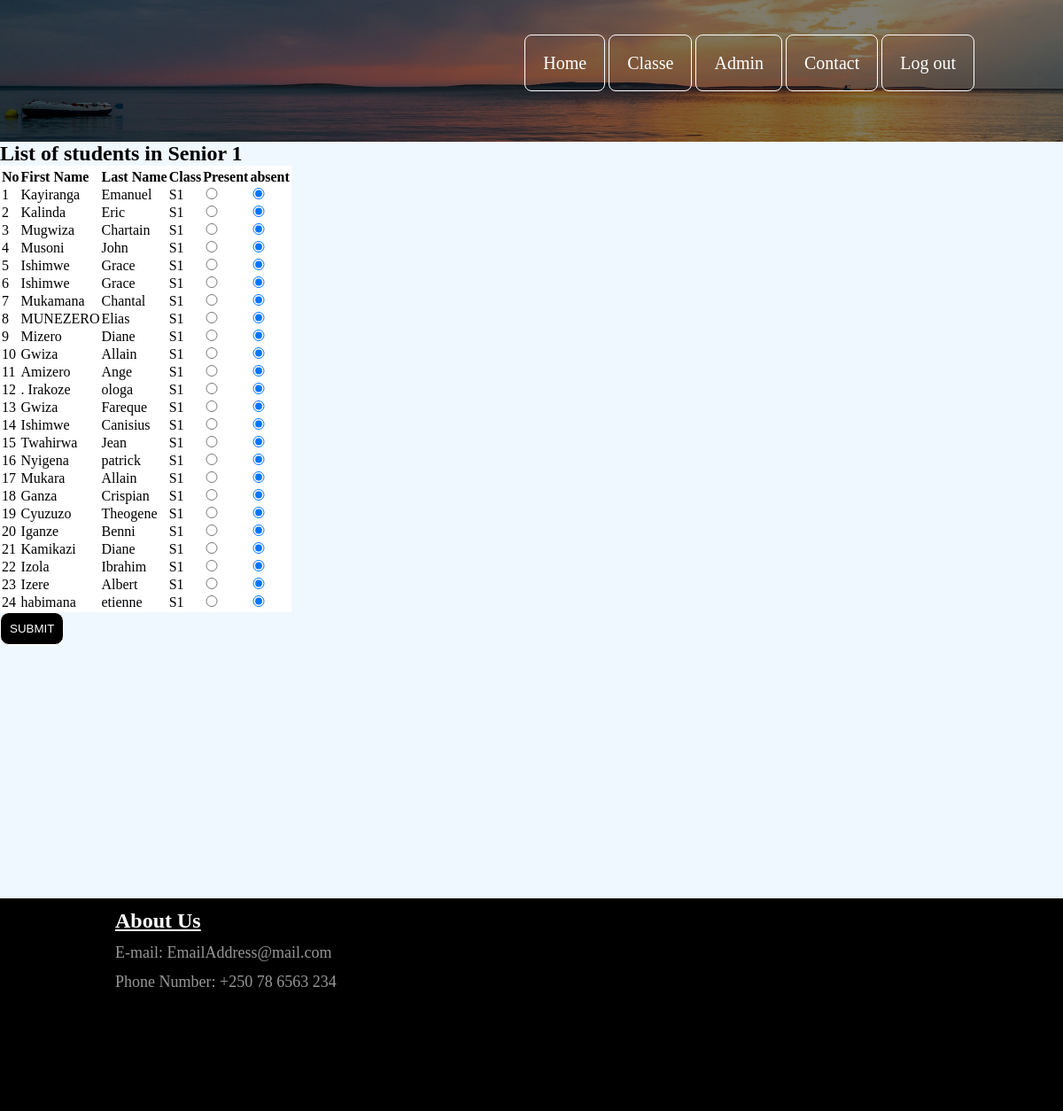
The app's page /myClass.php?class=S1 (signed in) with its own data.
### tables this page shows
CREATE TABLE `students` (
  `id` int(11) NOT NULL,
  `fname` varchar(32) DEFAULT NULL,
  `lname` varchar(32) DEFAULT NULL,
  `class` text DEFAULT NULL,
  `age` int(11) DEFAULT NULL
);

### myClass.php (the view, shortened to what this page needs)
<?php
    if(isset($_SESSION['user_email'])){
        if(isset($_GET['class'])){
            $conn = mysqli_connect('localhost', 'root', '', 'student');
            $class_list = array('S1', 'S2', 'S3', 'S4', 'S5', 'S6');
            $class_name = $_GET['class'];
            if(in_array($class_name, $class_list) && $conn){
                $sql = "SELECT * FROM students WHERE class = '$class_name'";
                $result = mysqli_query($conn, $sql);
                $stud_list = mysqli_fetch_all($result, MYSQLI_ASSOC);
            }
            else{
                header('Location: classe.php');
            }
        }
        else{
            header('Location: classe.php');
        }
    }
    else{
        header('Location: index.php');
    }
?>
<!DOCTYPE html>
<html lang="en">
<head>
    <link rel="stylesheet" type="text/css" href="cascad.css">
	<link rel="stylesheet" href="style.css">
</head>
<body>
    <header>
        <nav>
            <div class="navigation-tab">
                <ul>
                    <li><a href="index.php">Home</a></li>
                    <li><a href="Classe.php">Classe</a></li>
					<li><a href="admin.php">Admin</a></li>
					<li><a href="contact.html">Contact</a></li>
                    <li><a href="logout.php">Log out</a></li>
                </ul>
            </div>
        </nav>
    </header>
    <h2>List of students in Senior <?php echo (int) filter_var($class_name, FILTER_SANITIZE_NUMBER_INT); ?></h2>
    <form action="presence.php?class=<?php echo $class_name ?>" method="POST">
<table style="background-color:white">
    <th>
        <tr>
            <Td><b>No</b> </Td>
            <Td><b>First Name</b> </Td>
            <td><b>Last Name</b></td>
            <td><b>Class</b></td>
            <td><b>Present</b></td>
            <td><b>absent</b></td>
        </tr>
    </th>
        <?php
            if(count($stud_list) < 1){
                echo 'No students registered!';
            }
            elseif(count($stud_list) > 0){
                $i=1;
                foreach($stud_list as $student){
                    echo '<tr><td>'.$i.'</td>';
                    echo '<td>'.$student["fname"].'</td>';
                    echo '<td>'.$student["lname"].'</td>';
                    echo '<td>'.$student["class"].'</td>';
                    echo '<td><input type="radio" name="present_'.$i.'" style="width:20px" value="present"></td>';
                    echo '<td><input type="radio" name="present_'.$i.'" style="width:20px" value="absent" checked></td>';
                    echo '</tr>';
                    $i++;
                }
            }
        ?>
</table>
    <button type="submit" name="submit">SUBMIT</button>
    </form>
    <footer>
    <h3>About Us</h3>
   <p><i class="fas fa-envelope-open"></i>E-mail: EmailAddress@mail.com<br></p>
   <p>Phone Number: +250 78 6563 234</p>
</footer>
</body>
</html>

### cascad.css (style rules this page uses)
button { padding: 10px; border: 0.9px solid #ffffff ; background-color: black; border-radius: 10px; color: white; }
header { background-image:linear-gradient(rgba(0,0,0,0.5),rgba(0,0,0,0.5)), url(../1.jpg); height: 20vh; background-size: cover; background-position: center; }
.navigation-tab ul { list-style: none; float: right; margin-right: 100px; margin-top: 71px; }
.navigation-tab ul li { display: inline; }
.navigation-tab ul li a { color: white; background-color: transparent; font-style: helvetica; padding: 20px; border-radius: 8px; font-size: 20px; text-decoration: none; border: 0.2px solid #ffffff ; transition: 0.6s ease; }

### style.css (style rules this page uses)
* { margin: 0; padding: 0; font-family: century 'Franklin Gothic Medium', 'Arial Narrow', Arial, sans-serif; }
header { background-image:linear-gradient(rgba(0,0,0,0.5),rgba(0,0,0,0.5)), url(1.jpg); height: 20vh; background-size: cover; background-position: center; }
body { background-image: url("3.jpg"); background-size: cover; background-position: center; background-color: aliceblue; }
.navigation-tab ul { list-style: none; float: right; margin-right: 100px; margin-top: 60px; }
.navigation-tab ul li { display: inline; }
.navigation-tab ul li a { color: white; background-color: transparent; font-style: helvetica; padding: 20px; border-radius: 8px; font-size: 20px; text-decoration: none; border: 0.2px solid #ffffff ; transition: 0.6s ease; }
footer { margin-top: 286px; background-color: black; height: 30vh; }
footer h3 { color: #ffff; font-size: 24px; margin-left: 130px; text-decoration: underline; padding-top: 12px; }
footer p { color: #c4c4c4c4; font-size: 18px; margin-left: 130px; padding-top: 12px; }

### records on screen
students: fname "Kayiranga", lname "Emanuel", class "S1"
students: fname "Kalinda", lname "Eric", class "S1"
students: fname "Mugwiza", lname "Chartain", class "S1"
students: fname "Musoni", lname "John", class "S1"
students: fname "Ishimwe", lname "Grace", class "S1"
students: fname "Ishimwe", lname "Grace", class "S1"
students: fname "Mukamana", lname "Chantal", class "S1"
students: fname "MUNEZERO", lname "Elias", class "S1"
students: fname "Mizero", lname "Diane", class "S1"
students: fname "Gwiza", lname "Allain", class "S1"
students: fname "Amizero", lname "Ange", class "S1"
students: fname ". Irakoze", lname "ologa", class "S1"
students: fname "Gwiza", lname "Fareque", class "S1"
students: fname "Ishimwe", lname "Canisius", class "S1"
students: fname "Twahirwa", lname "Jean", class "S1"
students: fname "Nyigena", lname "patrick", class "S1"
students: fname "Mukara", lname "Allain", class "S1"
students: fname "Ganza", lname "Crispian", class "S1"
students: fname "Cyuzuzo", lname "Theogene", class "S1"
students: fname "Iganze", lname "Benni", class "S1"
students: fname "Kamikazi", lname "Diane", class "S1"
students: fname "Izola", lname "Ibrahim", class "S1"
students: fname "Izere", lname "Albert", class "S1"
students: fname "habimana", lname "etienne", class "S1"

### other values on screen
filter_var($class_name, FILTER_SANITIZE_NUMBER_INT) "1"
